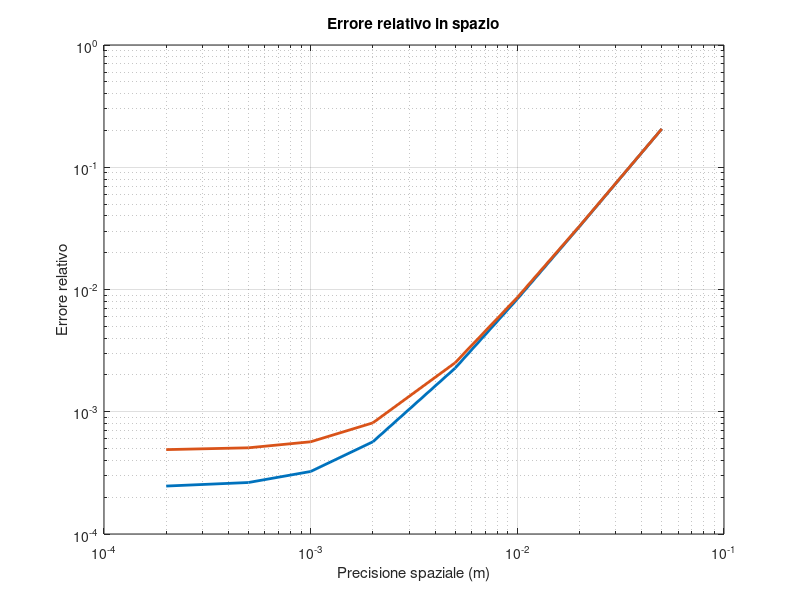

Recreate this plot in MATLAB.
% Esercitazione 10, esercizio 1
% Simone Canevarolo
% S269893
% 15 aprile 2024

clear all
close all
clc

ll = 10e-2; % lunghezza, m
alfa = 0.1e-4; % diffusività, m^2/s
T0 = 300; % temperatura, K

Tini = @(x) T0+50*sin(pi*x/ll);

Tan = @(x,t) T0+50*sin(pi*x/ll).*exp(-(pi/ll)^2*alfa*t);

tfin = 100; % tempo finale, s

dtvett = [0.05 0.1]; % s
dxvett = [0.0002 0.0005 0.001 0.002 0.005 0.01 0.02 0.05];

for kk = 1:length(dtvett)

    dt = dtvett(kk);
    tt = (0:dt:tfin);
    Nt = length(tt);

    for jj = 1:length(dxvett)
        
        dx = dxvett(jj);
        xx = (0:dx:ll)';
        Nx = length(xx);
        
        Tanalitica = Tan(xx,tfin);
        
        Tm = Tini(xx);

        for ii = 2:Nt % importante: è Nt NON Nx !!!
        
            aa = alfa*dt/dx^2;
        
            sub_diag = -aa*ones(Nx,1);
            main_diag = (1+2*aa)*ones(Nx,1);
            sup_diag = -aa*ones(Nx,1);
        
            Band = [sub_diag, main_diag, sup_diag];
        
            AA = spdiags(Band,-1:1,Nx,Nx);
        
            bb = Tm;
        
            AA(1,1) = 1;
            AA(1,2) = 0;
            bb(1) = T0;
        
            AA(end,end-1) = 0;
            AA(end,end) = 1;
            bb(end) = T0;
        
            TT = AA\bb;
            Tm = TT;
    
        end
    
    err(jj) = norm(TT-Tanalitica)/norm(Tanalitica-T0);
    
    end

figure(1)
loglog(dxvett,err,'linewidth',2)
hold on
grid on

end

xlabel('Precisione spaziale (m)')
ylabel('Errore relativo')
title('Errore relativo in spazio')